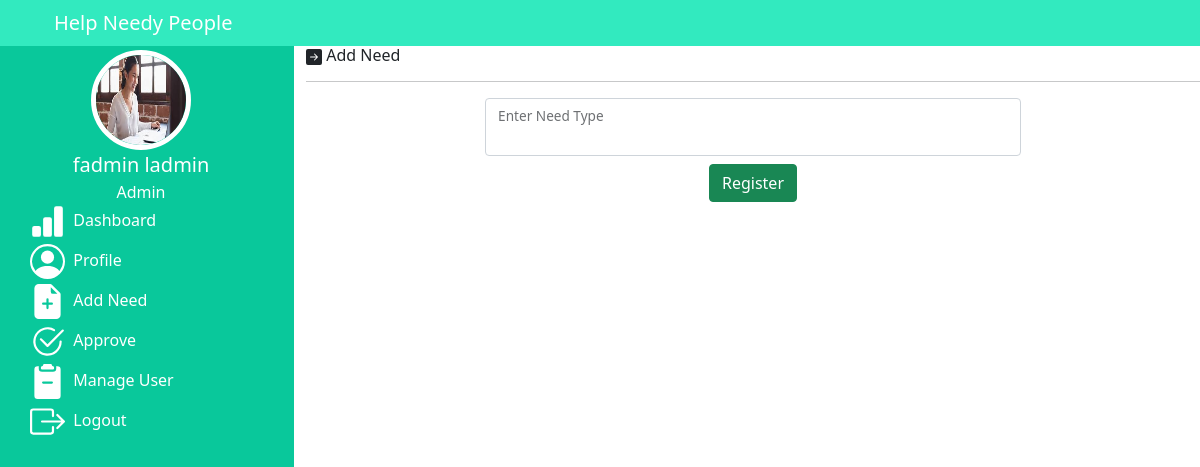
Page /admin/aaddneed.php (signed in) on the committed database.
### tables this page shows
CREATE TABLE `user` (
  `id` int(6) UNSIGNED NOT NULL,
  `role` varchar(30) NOT NULL,
  `fname` varchar(30) NOT NULL,
  `lname` varchar(30) NOT NULL,
  `photo` varchar(50) DEFAULT NULL,
  `address` varchar(50) DEFAULT NULL,
  `mobile` varchar(30) NOT NULL,
  `email` varchar(50) NOT NULL,
  `pass` varchar(300) NOT NULL,
  `otp` varchar(6) DEFAULT NULL
);

### admin/aaddneed.php (the view, shortened to what this page needs)
<!doctype html>
<html lang="en">
<head>
    <link href="https://cdn.jsdelivr.net/npm/bootstrap@5.0.2/dist/css/bootstrap.min.css" rel="stylesheet"
>
</head>
<body>
    <div class="row sticky-top">
        <div class="col-12">
            <nav class="navbar navbar-expand-lg navbar-dark" style="background-color: rgb(50, 234, 191);">
                <div class="container justify-content-between">
                    <div><a class="navbar-brand" href="admin.php">Help Needy People</a></div>
                </div>
            </nav>
        </div>
    </div>
    <div class="row">
        <div class="col-3 vh-100  overflow-auto text-white" style="background-color: rgb(9, 200, 155);">
            <div class="row justify-content-around">
                <?php
                  include_once '../includes/conn.php';
                     $aid=$_SESSION['id'];
          $query="select * from user where id='$aid'";
          $result=mysqli_query($conn,$query);
         while ($row=mysqli_fetch_array($result)){
             ?>
                <div class="col-12">
                    <center>
                        <img src=<?=$row['photo']; ?> width="100px" height="100px" alt=""
                        class="rounded-circle border border-white border-5 mt-1">
                    </center>
                </div>
            </div>
            <div class="row  justify-content-around">
                <div class="col-12">
                    <center>
                        <p class="m-0" style="font-size: 20px;">
                            <?= $row['fname']; ?>
                            <?= $row['lname']; ?>
                        </p>
                        <p class="m-0 ">Admin</p>
                    </center>
                </div>
                <?php } ?>
            </div>
            <div class="menu">
                <a href="admin.php"> &nbsp;Dashboard</a>
                <a href="aprofile.php"> &nbsp;Profile</a>
                <a href="aaddneed.php"> &nbsp;Add Need</a>
                <a href="aaprove.php"> &nbsp;Approve</a>
                <a href="amanageuser.php"> &nbsp;Manage User</a>
                <a href="../logout.php"> &nbsp;Logout</a>
            </div>
        </div>
        <div class="col-9 vh-100 overflow-auto">
            <h6> Add Need</h6>
                <hr>
            <div class="row">
            <center>
                <form action="../dbopertion.php" method="post" enctype="multipart/form-data">
                    <div class="row">
                        <div class="col-12">
                            <div class="form-floating mb-2 " style="width:60%;">
                                <input type="text" class="form-control" id="floatingInput" name="type">
                                <label for="floatingInput">Enter Need Type</label>
                            </div>
                        </div>
                    </div>
                    <div class="row">
                        <div class="col-12">
                        <center>
                                <input class="btn btn-success justify-content-center" type="submit" value="Register"
                                    name="antbtn">
                            </center>
                        </div>
                    </div>
                </form>
            </center>
            </div>
        </div>
    </div>
</body>
</html>

### admin/aaddneed.php (style rules this page uses)
.menu a { text-decoration: none; display: block; color: white; align-items: center; margin: 0 auto; margin-left: 30px; margin-bottom: 5px; }

### rows in the picture
user: photo (picture), fname "fadmin", lname "ladmin"
